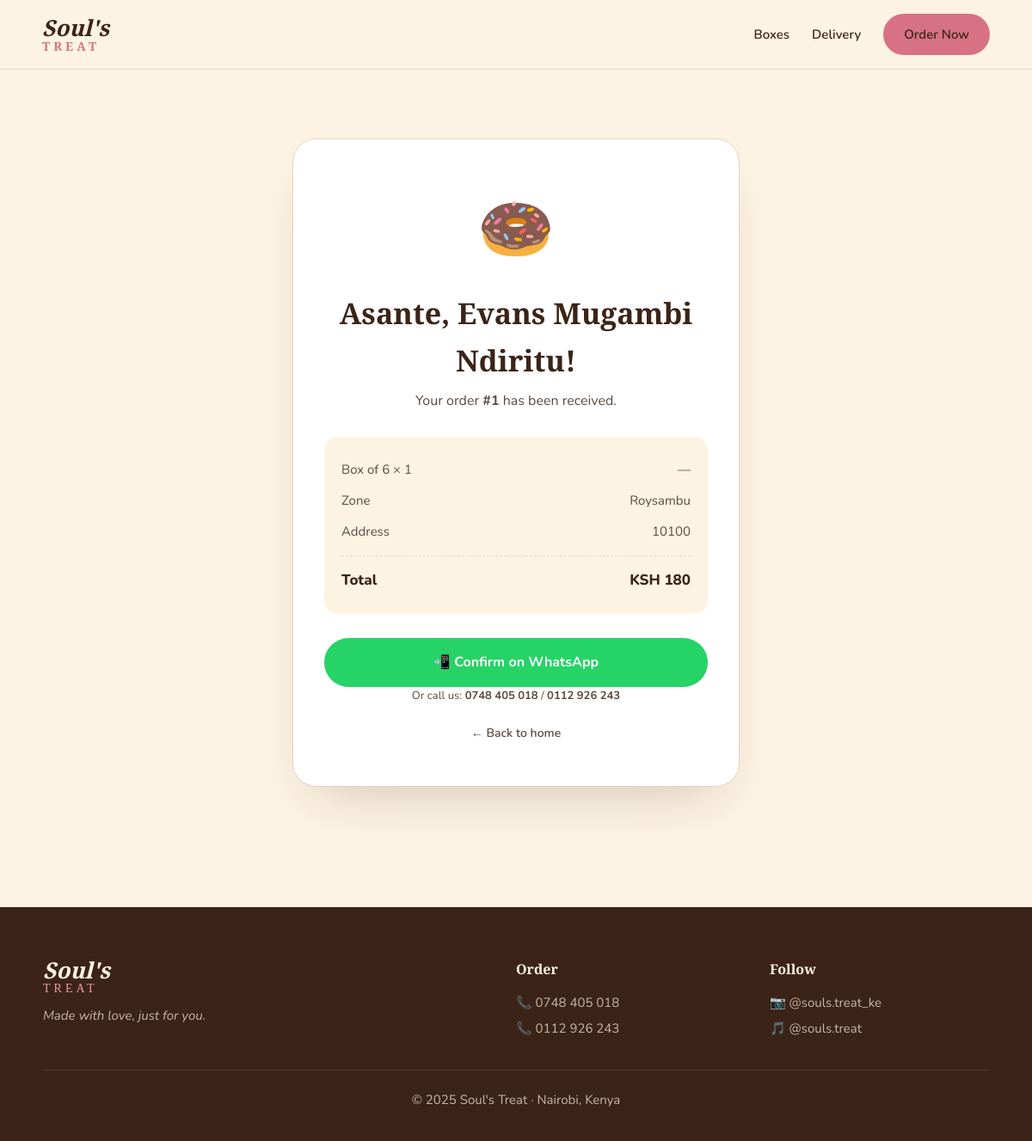
Screenshot of /success/1 with the database file from the repository.
### tables this page shows
CREATE TABLE orders (
            id INTEGER PRIMARY KEY AUTOINCREMENT,
            name TEXT NOT NULL,
            phone TEXT NOT NULL,
            box_size TEXT NOT NULL,
            quantity INTEGER NOT NULL,
            zone TEXT NOT NULL,
            address TEXT,
            notes TEXT,
            total INTEGER NOT NULL,
            created_at TEXT NOT NULL
        , status TEXT DEFAULT 'new');

### app.py (the view)
@app.route("/success/<int:order_id>")
def success(order_id):
    conn = sqlite3.connect(DB)
    c = conn.cursor()
    c.execute("SELECT * FROM orders WHERE id = ?", (order_id,))
    row = c.fetchone()
    conn.close()
    if not row:
        return "Order not found", 404
    order = {
        "id": row[0], "name": row[1], "phone": row[2],
        "box": BOXES[row[3]]["label"], "quantity": row[4],
        "zone": ZONES[row[5]]["name"],
        "address": row[6], "notes": row[7], "total": row[8],
    }
    msg = (
        f"Hi Soul's Treat! I just placed order #{order['id']}%0A"
        f"Name: {order['name']}%0A"
        f"Box: {order['box']} x{order['quantity']}%0A"
        f"Zone: {order['zone']}%0A"
        f"Address: {order['address']}%0A"
        f"Total: KSH {order['total']}"
    )
    whatsapp_url = f"https://wa.me/{WHATSAPP_NUMBER}?text={msg}"
    return render_template("success.html", order=order, whatsapp_url=whatsapp_url)

### templates/success.html (shortened to what this page needs)
{% extends "base.html" %}
{% block content %}
<section class="success">
  <div class="success-card">
    <div class="check">🍩</div>
    <h1>Asante, {{ order.name }}!</h1>
    <p class="muted">Your order <strong>#{{ order.id }}</strong> has been received.</p>
    <div class="receipt">
      <div><span>{{ order.box }} × {{ order.quantity }}</span><span>—</span></div>
      <div><span>Zone</span><span>{{ order.zone }}</span></div>
      <div><span>Address</span><span>{{ order.address }}</span></div>
      <div class="receipt-total"><span>Total</span><span>KSH {{ order.total }}</span></div>
    </div>
    <a href="{{ whatsapp_url }}" target="_blank" class="btn btn-lg btn-full whatsapp">
      📲 Confirm on WhatsApp
    </a>
    <p class="fine">
      Or call us: <strong>0748 405 018</strong> / <strong>0112 926 243</strong>
    </p>
    <a href="/" class="link-back">← Back to home</a>
  </div>
</section>
{% endblock %}

### static/css/style.css (style rules this page uses)
:root { --cream:#FDF3E3; --pink:#E89AA8; --pink-deep:#D67283; --brown:#3B2417; --brown-soft:#5a4a3e; --gold:#C9A24A; --line:#e5d5c0; }
* { margin:0;padding:0;box-sizing:border-box; }
html { scroll-behavior:smooth; }
body { font-family:'Nunito',sans-serif; background:var(--cream); color:var(--brown); line-height:1.6; }
.btn { display:inline-block; background:var(--pink-deep);color:#fff; padding:12px 24px;border-radius:50px; font-weight:700;text-decoration:none;font-size:15px; border:none;cursor:pointer; transition:transform .2s, background .2s; }
.btn-lg { padding:16px 32px;font-size:16px; }
.btn-full { display:block;text-align:center;width:100%; }
section { padding:80px 24px; }
.fine { font-size:13px;color:var(--brown-soft);text-align:center; }
.success { padding:80px 24px;display:flex;justify-content:center; }
.success-card { max-width:520px;width:100%; background:#fff;border-radius:28px; padding:48px 36px;text-align:center; border:1px solid var(--line); box-shadow:0 30px 60px -30px rgba(59,36,23,.25); }
.check { font-size:72px;margin-bottom:12px; }
.success-card h1 { font-family:'Playfair Display',serif; font-size:34px;margin-bottom:8px; }
.success-card .muted { color:var(--brown-soft);margin-bottom:24px; }
.receipt { background:var(--cream);border-radius:16px; padding:20px;margin:28px 0;text-align:left; font-size:15px; }
.receipt > div { display:flex;justify-content:space-between; padding:6px 0;color:var(--brown-soft); }
.receipt-total { border-top:1px dashed var(--line); margin-top:10px;padding-top:14px !important; font-weight:800;color:var(--brown) !important; font-size:17px; }
.whatsapp { background:#25D366; }
.link-back { display:inline-block;margin-top:22px;color:var(--brown-soft); text-decoration:none;font-size:14px;font-weight:600; }

### rows the page displays
orders: name "Evans Mugambi Ndiritu", id "1", quantity "1", zone "Roysambu", address "10100", total "180"

### other values shown
{{ order.box }} "Box of 6"
